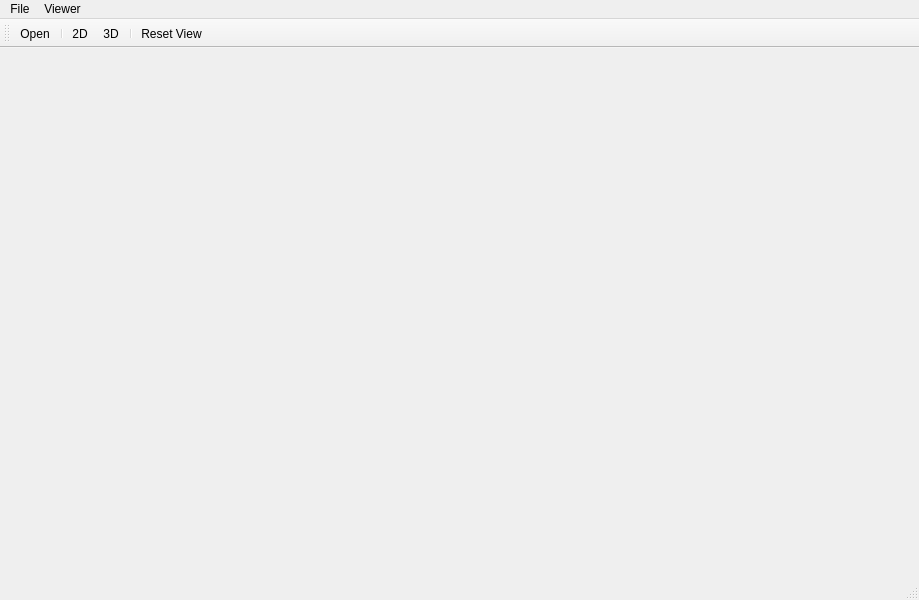
<?xml version="1.0" encoding="UTF-8"?>
<ui version="4.0">
 <class>ViewerWindow</class>
 <widget class="QMainWindow" name="ViewerWindow">
  <property name="geometry">
   <rect>
    <x>0</x>
    <y>0</y>
    <width>919</width>
    <height>600</height>
   </rect>
  </property>
  <property name="windowTitle">
   <string>ViewerWindow</string>
  </property>
  <widget class="M4D::GUI::Viewer::BasicSliceViewer" name="mViewer"/>
  <widget class="QMenuBar" name="menubar">
   <property name="geometry">
    <rect>
     <x>0</x>
     <y>0</y>
     <width>919</width>
     <height>21</height>
    </rect>
   </property>
   <widget class="QMenu" name="menuFile">
    <property name="title">
     <string>File</string>
    </property>
    <addaction name="actionOpen"/>
    <addaction name="actionQuit"/>
   </widget>
   <widget class="QMenu" name="menuViewer">
    <property name="title">
     <string>Viewer</string>
    </property>
    <addaction name="actionReset_View"/>
    <addaction name="separator"/>
    <addaction name="action2D"/>
    <addaction name="action3D"/>
    <addaction name="separator"/>
    <addaction name="actionEnable_Shading"/>
    <addaction name="actionEnable_Jittering"/>
   </widget>
   <addaction name="menuFile"/>
   <addaction name="menuViewer"/>
  </widget>
  <widget class="QStatusBar" name="statusbar"/>
  <widget class="QToolBar" name="viewerToolBar">
   <property name="windowTitle">
    <string>toolBar</string>
   </property>
   <attribute name="toolBarArea">
    <enum>TopToolBarArea</enum>
   </attribute>
   <attribute name="toolBarBreak">
    <bool>false</bool>
   </attribute>
   <addaction name="actionOpen"/>
   <addaction name="separator"/>
   <addaction name="action2D"/>
   <addaction name="action3D"/>
   <addaction name="separator"/>
   <addaction name="actionReset_View"/>
  </widget>
  <action name="actionOpen">
   <property name="text">
    <string>Open</string>
   </property>
   <property name="shortcut">
    <string>Ctrl+O</string>
   </property>
  </action>
  <action name="actionQuit">
   <property name="text">
    <string>Quit</string>
   </property>
   <property name="shortcut">
    <string>Ctrl+Q</string>
   </property>
  </action>
  <action name="action2D">
   <property name="checkable">
    <bool>true</bool>
   </property>
   <property name="text">
    <string>2D</string>
   </property>
  </action>
  <action name="action3D">
   <property name="checkable">
    <bool>true</bool>
   </property>
   <property name="text">
    <string>3D</string>
   </property>
  </action>
  <action name="actionEnable_Shading">
   <property name="checkable">
    <bool>true</bool>
   </property>
   <property name="checked">
    <bool>true</bool>
   </property>
   <property name="text">
    <string>Enable Shading</string>
   </property>
  </action>
  <action name="actionEnable_Jittering">
   <property name="checkable">
    <bool>true</bool>
   </property>
   <property name="checked">
    <bool>true</bool>
   </property>
   <property name="text">
    <string>Enable Jittering</string>
   </property>
  </action>
  <action name="actionReset_View">
   <property name="text">
    <string>Reset View</string>
   </property>
   <property name="shortcut">
    <string>Ctrl+R</string>
   </property>
  </action>
 </widget>
 <customwidgets>
  <customwidget>
   <class>M4D::GUI::Viewer::BasicSliceViewer</class>
   <extends>QWidget</extends>
   <header>GUI/widgets/BasicSliceViewer.h</header>
   <container>1</container>
   <slots>
    <slot>FineRender()</slot>
    <slot>EnableShading(bool)</slot>
    <slot>SaveCurrentView()</slot>
    <slot>ResetView()</slot>
    <slot>SaveCycle()</slot>
    <slot>EnableJittering(bool)</slot>
   </slots>
  </customwidget>
 </customwidgets>
 <resources/>
 <connections>
  <connection>
   <sender>actionOpen</sender>
   <signal>triggered()</signal>
   <receiver>ViewerWindow</receiver>
   <slot>openFile()</slot>
   <hints>
    <hint type="sourcelabel">
     <x>-1</x>
     <y>-1</y>
    </hint>
    <hint type="destinationlabel">
     <x>399</x>
     <y>299</y>
    </hint>
   </hints>
  </connection>
  <connection>
   <sender>actionEnable_Shading</sender>
   <signal>toggled(bool)</signal>
   <receiver>mViewer</receiver>
   <slot>EnableShading(bool)</slot>
   <hints>
    <hint type="sourcelabel">
     <x>-1</x>
     <y>-1</y>
    </hint>
    <hint type="destinationlabel">
     <x>399</x>
     <y>313</y>
    </hint>
   </hints>
  </connection>
  <connection>
   <sender>actionEnable_Jittering</sender>
   <signal>toggled(bool)</signal>
   <receiver>mViewer</receiver>
   <slot>EnableJittering(bool)</slot>
   <hints>
    <hint type="sourcelabel">
     <x>-1</x>
     <y>-1</y>
    </hint>
    <hint type="destinationlabel">
     <x>459</x>
     <y>314</y>
    </hint>
   </hints>
  </connection>
  <connection>
   <sender>actionReset_View</sender>
   <signal>triggered()</signal>
   <receiver>mViewer</receiver>
   <slot>ResetView()</slot>
   <hints>
    <hint type="sourcelabel">
     <x>-1</x>
     <y>-1</y>
    </hint>
    <hint type="destinationlabel">
     <x>399</x>
     <y>314</y>
    </hint>
   </hints>
  </connection>
  <connection>
   <sender>actionQuit</sender>
   <signal>triggered()</signal>
   <receiver>ViewerWindow</receiver>
   <slot>close()</slot>
   <hints>
    <hint type="sourcelabel">
     <x>-1</x>
     <y>-1</y>
    </hint>
    <hint type="destinationlabel">
     <x>459</x>
     <y>299</y>
    </hint>
   </hints>
  </connection>
 </connections>
 <slots>
  <slot>applyTransferFunction()</slot>
  <slot>toggleInteractiveTransferFunction(bool)</slot>
  <slot>openFile()</slot>
 </slots>
</ui>
